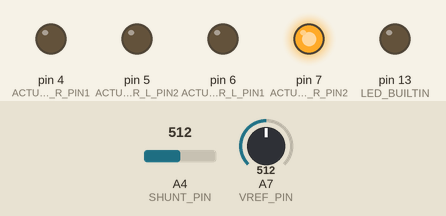
This sketch was run on a simulated Arduino Nano, built with avr-gcc and run on an emulated ATmega328P. Shown: output pins drawn as LEDs (lit = HIGH). The inputs (shaded band) are chosen by the test bench; at power-on: A7 (VREF_PIN) = 512, A4 (SHUNT_PIN) = 512. What the sketch prints to the serial monitor is not drawn.

Above: at 3.2 s.
At 17.7 s:
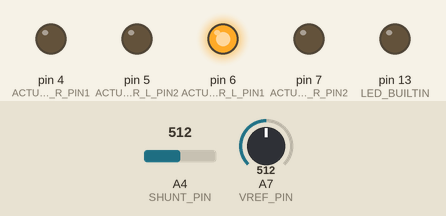
17.8 s: A7 (VREF_PIN) set to 50
At 19.1 s:
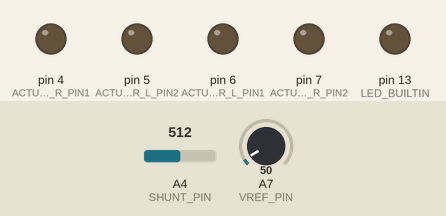
Timing chart, 0 to 25.9 s (numbered marks = the images above; inputs shaded):
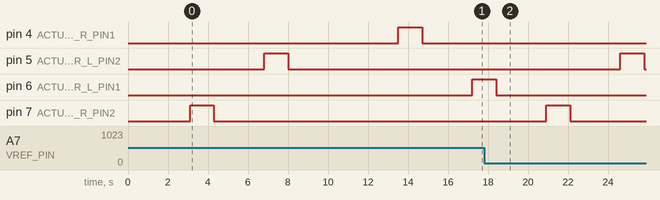

The sketch:

ActuatorMovements.ino
```cpp
// (licence header left out)
#include <Arduino.h>
#include "config.h"

unsigned int shuntValues[MAX_SAMPLES];
unsigned int shuntPointer;
unsigned int VRefValues[MAX_SAMPLES];
unsigned int VRefPointer;

void move(int pin, int seconds, int shuntMaxValue=MAX_SHUNT_VALUE);
void resetShuntValues();
void resetShuntVRef();
unsigned int getShunt();
unsigned int getVRef();

void setup()
{
    delay(2000);

    Serial.begin(9600);
    Serial.println();
    Serial.println("mysoltrk - a solar tracker, reinvented - (C) 2023 Fulvio Alessio <mysoltrk@gmail.com>");
    Serial.println("Actuators movements and limit switch simulation test");

    pinMode(LED_BUILTIN, OUTPUT);

    pinMode(ACTUATOR_R_PIN1, OUTPUT);
    pinMode(ACTUATOR_R_PIN2, OUTPUT);
    pinMode(ACTUATOR_L_PIN1, OUTPUT);
    pinMode(ACTUATOR_L_PIN2, OUTPUT);

    pinMode(SHUNT_PIN, INPUT);
    pinMode(VREF_PIN, INPUT);

    digitalWrite(ACTUATOR_R_PIN1, LOW);
    digitalWrite(ACTUATOR_R_PIN2, LOW);
    digitalWrite(ACTUATOR_L_PIN1, LOW);
    digitalWrite(ACTUATOR_L_PIN2, LOW);

    Serial.println("Pin setup done");
    delay(1000);

    Serial.println("Move all actuators to zero position");

    move(ACTUATOR_R_PIN2, MAX_SECONDS_MOVEMENT);
    delay(2000);
    move(ACTUATOR_L_PIN2, MAX_SECONDS_MOVEMENT);

    Serial.println("Setup complete");
    delay(5000);

}

void loop()
{
    Serial.println("Extend right actuator to max");
    move(ACTUATOR_R_PIN1, MAX_SECONDS_MOVEMENT);
    delay(2000);

    Serial.println("Extend left actuator to max");
    move(ACTUATOR_L_PIN1, MAX_SECONDS_MOVEMENT);
    delay(2000);

    Serial.println("Move right actuator to zero position");
    move(ACTUATOR_R_PIN2, MAX_SECONDS_MOVEMENT);
    delay(2000);

    Serial.println("Move left actuator to zero position");
    move(ACTUATOR_L_PIN2, MAX_SECONDS_MOVEMENT, MAX_SHUNT_VALUE);
    delay(2000);

}

/*
 *  Do the move, aka: enable a specific pin for n seconds checking shunt & vref
 */

void move(int pin, int seconds, int shuntMaxValue)
{
unsigned long until = millis() + (unsigned long)(seconds * 1000L);
unsigned long ignoreShuntUntil = millis() + IGNORE_SHUNT_VREF_FOR_;
unsigned int shunt = 0, vref = 0;
bool dot = false;

    resetShuntValues();
    resetShuntVRef();

    Serial.println();
    Serial.print("Activating pin ");
    Serial.print(pin);
    Serial.print(" for ");
    Serial.print(seconds);
    Serial.println(" seconds");
    digitalWrite(pin, HIGH);
    while (millis() <= until)
    {
        shunt = getShunt();
        vref = getVRef();
        if (millis() > ignoreShuntUntil)
        {
            /*
             * We check sensor values after ignoring the initial start engine due to higher current absorption
             */
            if (vref < MIN_VREF_VALUE)
            {
                digitalWrite(pin, LOW);
                Serial.print("VREF ALARM: ");
                Serial.print(vref);
                Serial.print("<");
                Serial.print(MIN_VREF_VALUE);
                Serial.println(". Stop now");
                delay(500);
                return;
            }
            /*
             * We check shunt value
             */
            if (shunt > shuntMaxValue)
            {
                digitalWrite(pin, LOW);
                Serial.print("SHUNT ALARM: ");
                Serial.print(shunt);
                Serial.print(">");
                Serial.print(shuntMaxValue);
                Serial.println(". Stop now");
                delay(500);
                return;
            }
        }

        // Draw a dot every second
        if (millis() % 1000 == 0)
        {
            if (!dot)
            {
                Serial.print(".");
                dot = true;
            }
        }
        else
        {
            dot = false;
        }
    }
    // All given time has passed
    digitalWrite(pin, LOW);
    Serial.println(" time out.");
}

/*
 *  set shunt samples to 0, initialize pointer
 */
void resetShuntValues()
{
    for (int i = 0; i > MAX_SAMPLES; i++)
    {
        shuntValues[i] = 0;
    }
    shuntPointer = 0;
}

/*
 *  set VRef samples to 0, initialize pointer
 */
void resetShuntVRef()
{
    for (int i = 0; i > MAX_SAMPLES; i++)
    {
        VRefValues[i] = 0;
    }
    VRefPointer = 0;
}

unsigned int getShunt()
{
    unsigned int value = analogRead(SHUNT_PIN);

    if (++shuntPointer > MAX_SAMPLES)
    {
        // queue is full. Shift values
        for (int i = 1; i < MAX_SAMPLES; i++)
        {
            shuntValues[i - 1] = shuntValues[i];
        }
        shuntValues[MAX_SAMPLES - 1] = value;
        shuntPointer = MAX_SAMPLES;
    }

    // calculate medium value
    value = 0;
    for (int i = 0; i < shuntPointer; i++)
    {
        value += shuntValues[i];
    }

    return value / shuntPointer;
}

unsigned int getVRef()
{
    unsigned int value = analogRead(VREF_PIN);

    if (++VRefPointer > MAX_SAMPLES)
    {
        // queue is full. Shift values
        for (int i = 1; i < MAX_SAMPLES; i++)
        {
            VRefValues[i - 1] = VRefValues[i];
        }
        VRefValues[MAX_SAMPLES - 1] = value;
        VRefPointer = MAX_SAMPLES;
    }

    // calculate medium value
    value = 0;
    for (int i = 0; i < VRefPointer; i++)
    {
        value += VRefValues[i];
    }

    return value / VRefPointer;
}
```

config.h
```cpp
#ifndef __AVR__
    #error Tested for AVR only
#endif

// Arduino nano pins
#define ACTUATOR_R_PIN1             4       // R+
#define ACTUATOR_R_PIN2             7       // R-
#define ACTUATOR_L_PIN1             6       // L+
#define ACTUATOR_L_PIN2             5       // L-
#define SHUNT_PIN                   18
#define VREF_PIN                    21

// Program params
#define MAX_SAMPLES                 10
#define IGNORE_SHUNT_VREF_FOR_      1200L   // milliseconds
#define MAX_SHUNT_VALUE             30      // threshold
#define MIN_VREF_VALUE              60      // below this value the external power supply (eg: solar panel) supplies too little energy
#define MAX_SECONDS_MOVEMENT        180     // max seconds to move actuator
```
